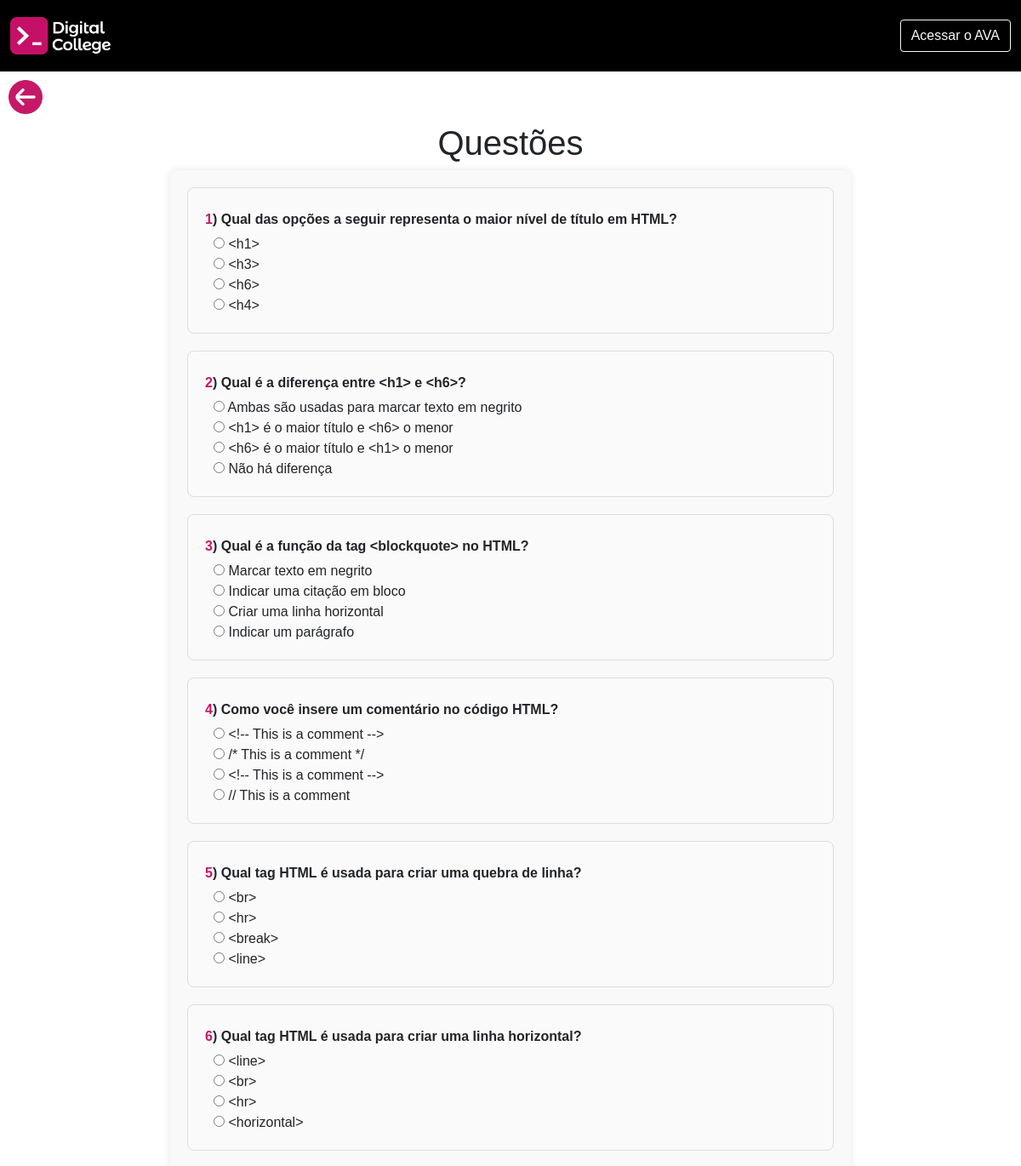
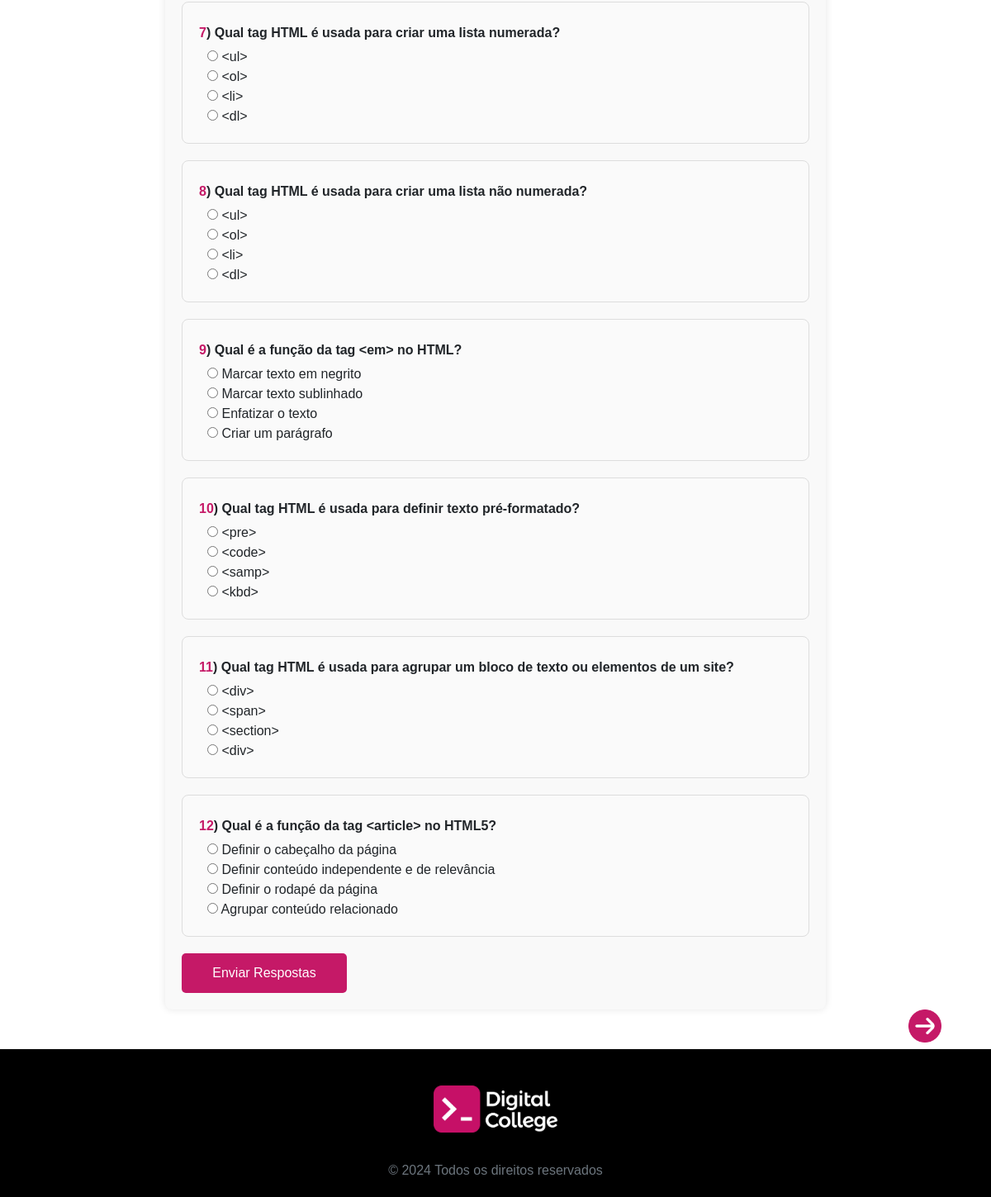
The page /questoesModulo01/unidade02.php on the database its author committed (2 pictures, top to bottom).
### tables this page shows
CREATE TABLE questoes(
	id INT PRIMARY KEY NOT NULL AUTO_INCREMENT,
    numero INT NOT NULL,
	enunciado VARCHAR(1255) NOT NULL,
	item_a VARCHAR(1255) NOT NULL,
	item_b VARCHAR(1255) NOT NULL,
	item_c VARCHAR(1255) NOT NULL,
	item_d VARCHAR(1255) NOT NULL,
	item_certo CHAR(1),
    unidade INT NOT NULL,
    modulo INT NOT NULL
);

### process/questoes.php (called while the page is built, shortened)
<?php
include_once('conn.php');
include_once('../layouts/header.php');
$respostasCorretas = 0;
$questoesErradas = [];
if ($_SERVER['REQUEST_METHOD'] === 'POST') {
    $respostas = $_POST;
    $totalQuestões = count($respostas);
    foreach ($respostas as $questao_id => $resposta_usuario) {
        if (strpos($questao_id, 'questao_') !== 0) {
            continue;
        }
        $id = substr($questao_id, 8);
        $sql = "SELECT item_certo, numero, item_a, item_b, item_c, item_d, enunciado FROM questoes WHERE id = ?";
        $stmt = $conn->prepare($sql);
        $stmt->bind_param('i', $id);
        $stmt->execute();
        $result = $stmt->get_result();
        if ($result->num_rows > 0) {
            $questao = $result->fetch_assoc();
            $item_certo = $questao['item_certo'];
            $numero = $questao['numero'];
            $enunciado = $questao['enunciado'];
            $respostas = [
                'A' => $questao['item_a'],
                'B' => $questao['item_b'],
                'C' => $questao['item_c'],
                'D' => $questao['item_d']
            ];
            if ($resposta_usuario === $item_certo) {
                $respostasCorretas++;
            } else {
                $questoesErradas[] = [
                    'numero' => $numero,
                    'enunciado' => $enunciado,
                    'resposta_usuario' => $respostas[$resposta_usuario],
                    'item_certo' => $respostas[$item_certo],
                    'resposta_usuario_letra' => array_search($resposta_usuario, $respostas),
                    'item_certo_letra' => array_search($item_certo, $respostas)
                ];
            }
        }
    }
    $nota = $respostasCorretas / $totalQuestões * 10;
    $mensagem = $nota > 7 ? "Parabéns, sua nota foi: " . number_format($nota, 2) : "Revise o conteúdo, sua nota foi: " . number_format($nota, 2);
    $notaClass = $nota > 7 ? 'nota-alta' : 'nota-baixa';
    echo "<div class='resultado $notaClass'>";
    echo "<h2>Resultado do Quiz</h2>";
    echo "<p>$mensagem</p>";
    echo "<p>Você acertou " . htmlspecialchars($respostasCorretas) . " de " . htmlspecialchars($totalQuestões) . " questões.</p>";
    echo "</div>";
    if (!empty($questoesErradas)) {
        echo "<div class='questoes-erradas'>";
        echo "<h3>Questões que você errou:</h3>";
        echo "<table>";
        echo "<tr><th>Número da Questão</th><th>Enunciado</th><th>Resposta Dada</th><th>Resposta Correta</th></tr>";
        foreach ($questoesErradas as $questaoErrada) {
            echo "<tr>";
            echo "<td>" . htmlspecialchars($questaoErrada['numero']) . "</td>";
            echo "<td>" . htmlspecialchars($questaoErrada['enunciado']) . "</td>";
            echo "<td>" . htmlspecialchars($questaoErrada['resposta_usuario']) . "</td>";
            echo "<td>" . htmlspecialchars($questaoErrada['item_certo']) . "</td>";
            echo "</tr>";
        }
        echo "</table>";
        echo "</div>";
    }
} else {
    $questoes_query = "SELECT id, numero, enunciado, item_a, item_b, item_c, item_d, unidade, modulo FROM questoes";
    $result = $conn->query($questoes_query);
    if ($result) {
        $questoes = $result->fetch_all(MYSQLI_ASSOC);
    } else {
        $questoes = [];
    }
}
?>

### questoesModulo01/unidade02.php (the view, shortened to what this page needs)
<?php
    include_once('../process/questoes.php');
?>
<a href="../modulo1/ApostilaHtml/introhtml.php" class="button-left"><img src="../assets/img/arrow-circle-left.png" alt="" class="left"></a>
<h1 style="text-align: center;">Questões</h1>
<form id="quizForm" method="post" action="../process/questoes.php">
    <?php foreach ($questoes as $questao): ?>
        <?php if ($questao["modulo"] == 1): ?>
            <?php if ($questao["unidade"] == 2): ?>
            <div class="question">
                <p><strong class="nQuestion"><?php echo $questao['numero'] ?></strong><strong>) </strong><strong><?php echo htmlspecialchars($questao["enunciado"]); ?></strong></p>
                <div class="options">
                    <label><input type="radio" name="questao_<?php echo $questao["id"]; ?>" value="A"> <?php echo htmlspecialchars($questao["item_a"]); ?></label>
                    <br>
                    <label><input type="radio" name="questao_<?php echo $questao["id"]; ?>" value="B"> <?php echo htmlspecialchars($questao["item_b"]); ?></label>
                    <br>
                    <label><input type="radio" name="questao_<?php echo $questao["id"]; ?>" value="C"> <?php echo htmlspecialchars($questao["item_c"]); ?></label>
                    <br>
                    <label><input type="radio" name="questao_<?php echo $questao["id"]; ?>" value="D"> <?php echo htmlspecialchars($questao["item_d"]); ?></label>
                    <br>
                </div>
            </div>
            <?php endif; ?>
        <?php endif; ?>
    <?php endforeach; ?>
    <button type="submit">Enviar Respostas</button>
</form>
<a href="../../questoesModulo01/unidade01.php" class="button-prox"><img src="../../assets/img/arrow-circle-right (1).png" alt="" class="next"></a>
<br><br>
<?php include('../layouts/footer.php') ?>

### assets/css/estilo.css (style rules this page uses)
*, *::before, *::after { box-sizing: border-box; margin: 0; padding: 0%; }
:root { --FonteMontserrat: 'Montserrat', sans-serif !important; --CorDC01: #C61067; --CorDC02: #623CEA; --CorDC03: #F9E784; --CorDC04: #02394A; --CorDC05: #0B39B4; --CorPreta: #000000; --CorBranca: #FFF; --CorTopico: var(--CorDC01); --CorSubtopico: var(--CorDC04); --CorApresentacao: #623CEA; --CorImportante: #ff0000; --CorImportanteClaro: #ffe2d7; --CorFiqueAtento: #f1a923; --CorFiqueAtentoClaro: #fdefd4; --CorReflita: #65d1e7; --CorReflitaClaro: #d7f8ff; --CorExemplo: #32e1d9; --CorExemploClaro: #d7ffdd; --CorSaibaMais: #36a5b1; --CorSaibaMaisClaro: #d6fbff; --CorCuriosidade: #435266; --CorCuriosidadeClaro: #d3e5fd; --CorResumo: #c79d60; --CorResumoClaro: #fdecd3; }
* { font-family: var(--FonteMontserrat); font-weight: light; }
#quizForm { width: 80%; max-width: 800px; margin: 0 auto; padding: 20px; background-color: #f9f9f9; border-radius: 8px; box-shadow: 0 0 10px rgba(0, 0, 0, 0.1); }
.question { margin-bottom: 20px; padding: 15px; border: 1px solid #ddd; border-radius: 8px; background-color: #fff; }
.question p { margin: 5px 0; }
.question label { margin-left: 10px; }
button { background-color: #007bff; color: #fff; border: none; padding: 10px 20px; border-radius: 5px; cursor: pointer; font-size: 16px; }
.nQuestion { color: #c51967; }
button { background-color:#c51967; color: #fff; padding: 12px 25px; border-radius: 5px; cursor: pointer; display: block; width: 100%; max-width: 200px; transition: 0.3s; }
.question { margin-bottom: 20px; padding: 20px; border: 1px solid #ddd; border-radius: 8px; background-color: #fafafa; transition: border-color 0.3s ease; }
.button-prox { position: absolute; cursor: pointer; display: block; width: 100px; height: auto; text-decoration: none; transition: 0.3s; right: 0; }
.next { width:40px ; }
.left { width:40px ; }
.button-left { padding: 10px; cursor: pointer; display: block; width: 100px; height: auto; text-decoration: none; transition: 0.3s; right: 0; }
a { text-decoration: none; color: #c51967; }

### rows shown on the page
questoes: numero "1", enunciado "Qual das opções a seguir representa o maior nível de título em HTML?", item_a "<h1>", item_b "<h3>", item_c "<h6>", item_d "<h4>"
questoes: numero "2", enunciado "Qual é a diferença entre <h1> e <h6>?", item_a "Ambas são usadas para marcar texto em negrito", item_b "<h1> é o maior título e <h6> o menor", item_c "<h6> é o maior título e <h1> o menor", item_d "Não há diferença"
questoes: numero "3", enunciado "Qual é a função da tag <blockquote> no HTML?", item_a "Marcar texto em negrito", item_b "Indicar uma citação em bloco", item_c "Criar uma linha horizontal", item_d "Indicar um parágrafo"
questoes: numero "4", enunciado "Como você insere um comentário no código HTML?", item_a "<!-- This is a comment -->", item_b "/* This is a comment */", item_c "<!-- This is a comment -->", item_d "// This is a comment"
questoes: numero "5", enunciado "Qual tag HTML é usada para criar uma quebra de linha?", item_a "<br>", item_b "<hr>", item_c "<break>", item_d "<line>"
questoes: numero "6", enunciado "Qual tag HTML é usada para criar uma linha horizontal?", item_a "<line>", item_b "<br>", item_c "<hr>", item_d "<horizontal>"
questoes: numero "7", enunciado "Qual tag HTML é usada para criar uma lista numerada?", item_a "<ul>", item_b "<ol>", item_c "<li>", item_d "<dl>"
questoes: numero "8", enunciado "Qual tag HTML é usada para criar uma lista não numerada?", item_a "<ul>", item_b "<ol>", item_c "<li>", item_d "<dl>"
questoes: numero "9", enunciado "Qual é a função da tag <em> no HTML?", item_a "Marcar texto em negrito", item_b "Marcar texto sublinhado", item_c "Enfatizar o texto", item_d "Criar um parágrafo"
questoes: numero "10", enunciado "Qual tag HTML é usada para definir texto pré-formatado?", item_a "<pre>", item_b "<code>", item_c "<samp>", item_d "<kbd>"
questoes: numero "11", enunciado "Qual tag HTML é usada para agrupar um bloco de texto ou elementos de um site?", item_a "<div>", item_b "<span>", item_c "<section>", item_d "<div>"
questoes: numero "12", enunciado "Qual é a função da tag <article> no HTML5?", item_a "Definir o cabeçalho da página", item_b "Definir conteúdo independente e de relevância", item_c "Definir o rodapé da página", item_d "Agrupar conteúdo relacionado"
